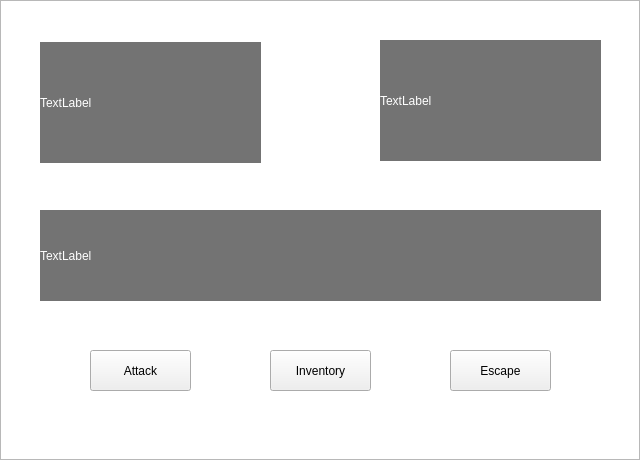
<?xml version="1.0" encoding="UTF-8"?>
<ui version="4.0">
 <class>BattleWindow</class>
 <widget class="QWidget" name="BattleWindow">
  <property name="geometry">
   <rect>
    <x>0</x>
    <y>0</y>
    <width>640</width>
    <height>460</height>
   </rect>
  </property>
  <property name="sizePolicy">
   <sizepolicy hsizetype="Fixed" vsizetype="Fixed">
    <horstretch>0</horstretch>
    <verstretch>0</verstretch>
   </sizepolicy>
  </property>
  <property name="windowTitle">
   <string>Battle</string>
  </property>
  <property name="windowIcon">
   <iconset resource="../resources/resfile.qrc">
    <normaloff>:/res/images/boss.png</normaloff>:/res/images/boss.png</iconset>
  </property>
  <widget class="QGraphicsView" name="graphicsView">
   <property name="geometry">
    <rect>
     <x>0</x>
     <y>0</y>
     <width>640</width>
     <height>460</height>
    </rect>
   </property>
   <property name="styleSheet">
    <string notr="true">background-image: url(:/res/images/battleImg.png);</string>
   </property>
  </widget>
  <widget class="QLabel" name="playerLabel">
   <property name="geometry">
    <rect>
     <x>40</x>
     <y>42</y>
     <width>221</width>
     <height>121</height>
    </rect>
   </property>
   <property name="styleSheet">
    <string notr="true">background-color: rgb(0, 0, 0, 140);
color: rgb(255, 255, 255);
font: 14pt &quot;MS UI Gothic&quot;;</string>
   </property>
   <property name="text">
    <string>TextLabel</string>
   </property>
  </widget>
  <widget class="QLabel" name="oponentLabel">
   <property name="geometry">
    <rect>
     <x>380</x>
     <y>40</y>
     <width>221</width>
     <height>121</height>
    </rect>
   </property>
   <property name="styleSheet">
    <string notr="true">background-color: rgb(0, 0, 0, 140);
color: rgb(255, 255, 255);
font: 14pt &quot;MS UI Gothic&quot;;</string>
   </property>
   <property name="text">
    <string>TextLabel</string>
   </property>
  </widget>
  <widget class="QLabel" name="statusLabel">
   <property name="geometry">
    <rect>
     <x>40</x>
     <y>210</y>
     <width>561</width>
     <height>91</height>
    </rect>
   </property>
   <property name="styleSheet">
    <string notr="true">background-color: rgb(0, 0, 0, 140);
color: rgb(255, 255, 255);
font: 14pt &quot;MS UI Gothic&quot;;</string>
   </property>
   <property name="text">
    <string>TextLabel</string>
   </property>
  </widget>
  <widget class="QPushButton" name="attackButton">
   <property name="geometry">
    <rect>
     <x>90</x>
     <y>350</y>
     <width>101</width>
     <height>41</height>
    </rect>
   </property>
   <property name="text">
    <string>Attack</string>
   </property>
  </widget>
  <widget class="QPushButton" name="escapeButton">
   <property name="geometry">
    <rect>
     <x>450</x>
     <y>350</y>
     <width>101</width>
     <height>41</height>
    </rect>
   </property>
   <property name="text">
    <string>Escape</string>
   </property>
  </widget>
  <widget class="QPushButton" name="inventoryButton">
   <property name="geometry">
    <rect>
     <x>270</x>
     <y>350</y>
     <width>101</width>
     <height>41</height>
    </rect>
   </property>
   <property name="text">
    <string>Inventory</string>
   </property>
  </widget>
 </widget>
 <resources>
  <include location="../resources/resfile.qrc"/>
 </resources>
 <connections/>
</ui>
